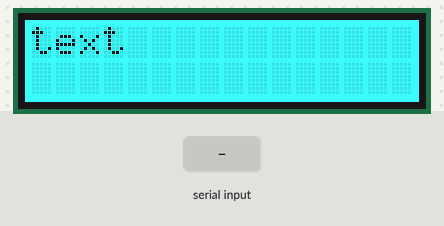
Recording of a sketch running on a simulated Arduino Uno, built with avr-gcc and run on an emulated ATmega328P. On the bench: 16×2 character LCD. The test bench sets the inputs (shaded band). What the sketch prints to the serial monitor is not drawn.

Above: at 1.2 s.
1.3 s: "B" received over Serial
At 2.4 s:
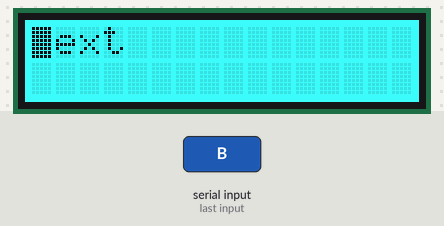
2.8 s: byte 58 (58) received over Serial
At 3.5 s:
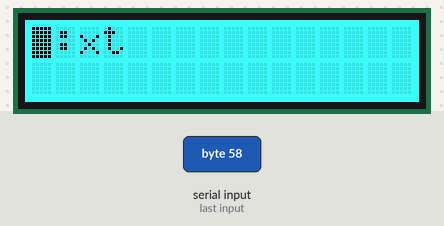
4.3 s: "1" received over Serial
At 4.7 s:
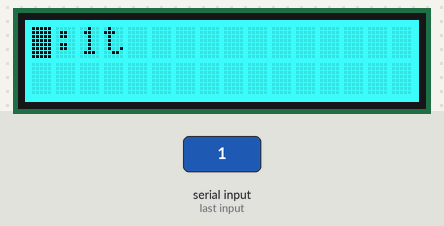
5.8 s: "0" received over Serial
At 7.0 s:
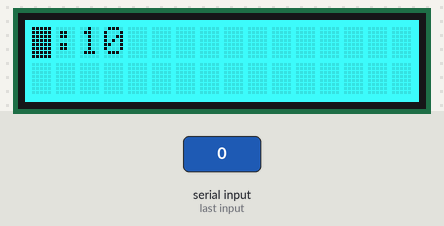
7.3 s: "B" received over Serial
At 8.2 s:
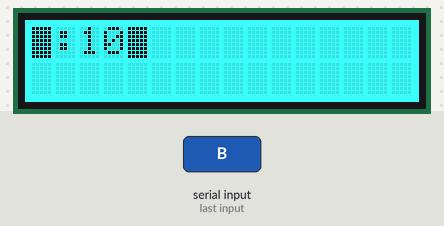
8.8 s: "B" received over Serial
At 9.3 s:
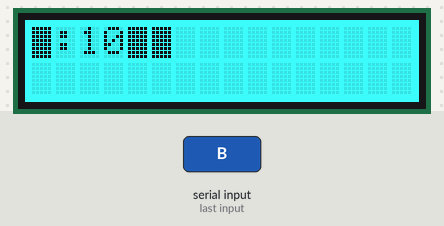
Timing chart, 0 to 11.3 s (numbered marks = the images above; inputs shaded):
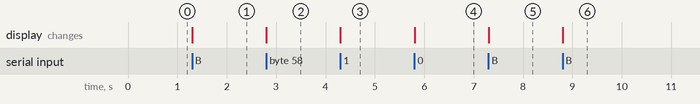

The sketch:

hw.ino
```cpp
// Header Files
#include <Wire.h>
#include <Adafruit_RGBLCDShield.h>
#include <utility/Adafruit_MCP23017.h>
Adafruit_RGBLCDShield lcd = Adafruit_RGBLCDShield();

#define BUTTON_UP 0x08
#define BUTTON_DOWN 0x04
#define BUTTON_LEFT 0x02
#define BUTTON_RIGHT 0x01

// int button_state;
// Select = 1
// Right = 2
// Down = 4
// Up = 8
// Left = 16

void setup() {
  Serial.begin(9600);
  Serial.println("Hello, World!");
  lcd.begin(16, 2);
  lcd.setCursor(0, 0);
  lcd.print("text");
  lcd.setBacklight(0b000000110);
}


int tCount = 0;
int bCount = 0;
int incomingByte = 0;
int TvB = 0;

void readByte(){
  if (TvB == 0){
    lcd.setCursor((tCount++ % 16), TvB);
  }else if (TvB == 1){
    lcd.setCursor((bCount++ % 16), TvB);
  }
  lcd.print(char(incomingByte));
  Serial.print(" - I received: ");
  Serial.print(char(incomingByte));
  Serial.println(incomingByte, DEC);
  delay(500);
}

void loop() {
  incomingByte = Serial.read();

  // handling top and bottom lines
  if (incomingByte != 10 && incomingByte != -1){

    // top
    if (char(incomingByte) == 'T'){
      Serial.println("First Conditional");

      incomingByte = Serial.read();

      if(incomingByte == 58){
        Serial.println("SecondConditional");
        incomingByte = Serial.read();
        TvB = 0;
      }

    } // bottom
    else if (char(incomingByte) == 'B'){
      Serial.println("bottom 1");
      Serial.print(char(incomingByte));
      incomingByte = Serial.read();
      Serial.print("now");
      Serial.print(incomingByte);
      readByte();
      if(incomingByte == 58){
        Serial.println("bottom 2");
        incomingByte = Serial.read();
        TvB = 1;
      }
    }


    // read all other characters
    else if(incomingByte != 10){
      readByte();
    }
  }
}
```

Measured:
- after the input at 1.3 s, the display: changes at once (image 1)
- after the input at 2.8 s, the display: changes at once (image 2)
- after the input at 4.3 s, the display: changes at once (image 3)
- after the input at 5.8 s, the display: changes at once (image 4)
- after the input at 7.3 s, the display: changes at once (image 5)
- after the input at 8.8 s, the display: changes at once (image 6)
